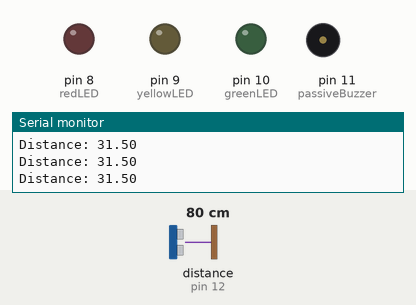
Recording of a sketch running on a simulated Arduino Uno, built with avr-gcc and run on an emulated ATmega328P. Shown: output pins drawn as LEDs (lit = HIGH), buzzer (waves = sounding), the last lines printed to the serial monitor. Wiring (inferred from the names in the program): ultrasonic range finder: trigger pin 13; echo pin 12. Inputs (shaded band) come from the test bench; at power-on: distance to the obstacle (sensor on pin 12) 80 cm. The echo pulse lasts 58.3 µs per cm; pins used as bus, display or sensor lines are not drawn.

Above: at 1.2 s.
1.3 s: distance to the obstacle (sensor on pin 12) set to 33 cm
2.8 s: distance to the obstacle (sensor on pin 12) set to 27 cm
At 3.1 s:
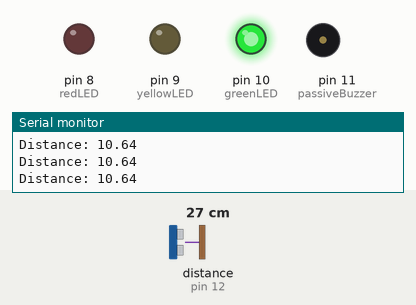
4.3 s: distance to the obstacle (sensor on pin 12) set to 23 cm
5.8 s: distance to the obstacle (sensor on pin 12) set to 18 cm
At 6.6 s:
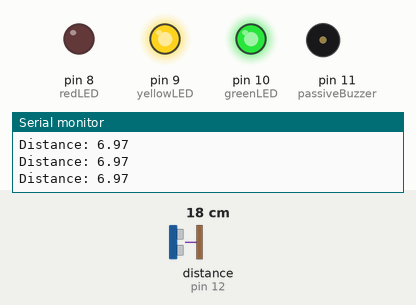
7.3 s: distance to the obstacle (sensor on pin 12) set to 12 cm
8.8 s: distance to the obstacle (sensor on pin 12) set to 9 cm
At 10.1 s:
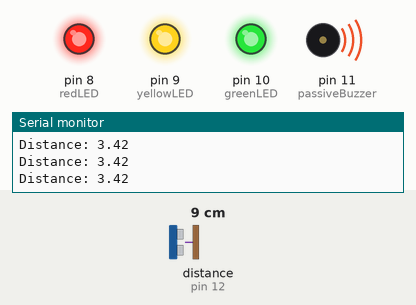
Timing chart, 0 to 11.3 s (numbered marks = the images above; inputs shaded):
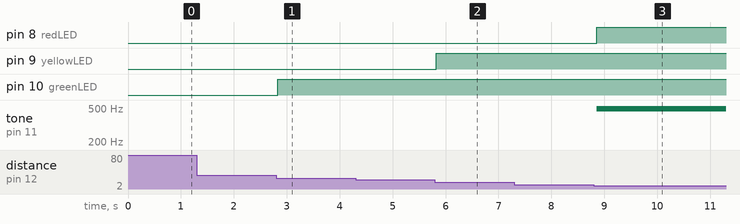

Measured:
- the behaviour switches between 31 and 30 cm on distance to the obstacle (sensor on pin 12) (found by bisection; images 0 and 1)
- the behaviour switches between 21 and 20 cm on distance to the obstacle (sensor on pin 12) (found by bisection; images 1 and 2)
- the behaviour switches between 11 and 10 cm on distance to the obstacle (sensor on pin 12) (found by bisection; images 2 and 3)
- after the input at 2.8 s, pin 10 (greenLED): LOW → HIGH at once
- after the input at 5.8 s, pin 9 (yellowLED): LOW → HIGH at once
- after the input at 8.8 s, pin 8 (redLED): LOW → HIGH after 0.06 s; tone on pin 11 (passiveBuzzer): silent → 490 Hz after 0.06 s

The sketch:

Proximity_Sensor_Prototype_Code.ino
```cpp
 //this is where i initialize all the components to the pins of the arduino
  const int trigPin = 13;
  const int echoPin = 12;

  const int passiveBuzzer = 11; //passiveBuzzers make noise from DC current

  //LEDs
  const int greenLED = 10;
  const int yellowLED = 9;
  const int redLED = 8;

  long duration;
  double distance;

  double maxDistance = 12;// in inches how far we want our sensor to detect. So it doesn't detect stuff that isn't related

  //i need to volume control my buzzer
  const uint8_t buzzerLevel = 60; //60 for more quiet

void setup() {
  // put your setup code here, to run once:
//the set up is used to set up pin output and inputs, serial communication, and sensor initialization(basically im setting up what role each pin will play)

//pinMode(pin, mode) function configures a specific pin to behave as either input(reads a signal from a button or sensor), output(send a signal-> like turning on LED or motor). Just thnk input reads the signal from sensor and output will activate ensor
//digitalRead() allows the pin voltage of the input to be read
//digitalWrite(pin, value) sets an output pin to either high(turns LED on) or low(turns LED 0ff)


//so essentially pinMode(13, output) will send a signal to the component
//pinMode(13, input) will read a signal from the component

// yoiu can use digital read by doing int state = digitalRead(pin). So essentially digital read reads the voltage of that pin. so either high or low. We can use that to make if conditions.
//digital write is used to send a signal(voltage)( out of a pin that you set as output). so digitalWrite(pin, high)-> sends 5V (turning something on), digitalWrite(pin, low) sends 0V meaning turning something off

//NOTE BIGGEST THING IS IF ITS OUTPUT I SEND VOLTAGE FROM THAT PIN TO COMPONENT. IF ITS INPUT I DONT SEND ANY VOLTAGE. ICCCCCCCC*******

pinMode(trigPin, OUTPUT); //so basically pin 13 will send signal to component to trigger the motion sensor essentially
pinMode(echoPin, INPUT); //echo is the wave that comes back representing how long the sound wave took to return
pinMode(passiveBuzzer, OUTPUT); //output because we want to activate it(send voltage to it)
pinMode(greenLED, OUTPUT);
pinMode(yellowLED, OUTPUT);
pinMode(redLED, OUTPUT);

//setting all components to start off basicallyu setting the default
analogWrite(passiveBuzzer, 0); //buzzer off
digitalWrite(greenLED, LOW);
digitalWrite(redLED, LOW);
digitalWrite(yellowLED, LOW);
//so basically this starts the communication between the arduino and the computer. 9600 is the bit rate so the speed the computer and the arduino are talking to eachother. That number is set so they talk at the same rate
Serial.begin(9600);
//u need this every time


//now digital write-> now im setting pins to either high or low

}

void loop() {
  digitalWrite(trigPin, LOW);
  delayMicroseconds(2);

  digitalWrite(trigPin, HIGH);
  delayMicroseconds(10);
  digitalWrite(trigPin, LOW);

  // Add a timeout so no-echo doesn't look like 0 inches


  /*Here is where we made the change !!! so initially when it didn't detect anything, the system would do 0 inches.
  which is less than 12 so it would start flickering. SO what we did was add a time out
  so if no echo within 30 ms-> pulseIn stops and returns 0. So if duration returns as 0, we just treat it as a huge numhber so far away.
  NICEEE wowww


  */
  duration = pulseIn(echoPin, HIGH, 30000); // 30,000 us = 30 ms

  if (duration == 0) {
    // No echo -> treat as "far away" so LEDs/buzzer stay off
    distance = 1e6; // any huge number works
  } else {
    // Convert normally
    distance = (duration * 0.0343 / 2.0) / 2.54; // cm -> inches
  }

  // light up based on distance (unchanged)
  if(distance < maxDistance)
    digitalWrite(greenLED, HIGH);
  else
    digitalWrite(greenLED, LOW);

  if(distance < maxDistance * 0.66)
    digitalWrite(yellowLED, HIGH);
  else
    digitalWrite(yellowLED, LOW);

  if(distance < maxDistance * 0.33) {
    digitalWrite(redLED, HIGH);
    analogWrite(passiveBuzzer, buzzerLevel);
  } else {
    digitalWrite(redLED, LOW);
    analogWrite(passiveBuzzer, 0);
  }

  Serial.print("Distance: ");
  if (duration == 0) Serial.println("No echo");
  else              Serial.println(distance);

  // (Optional but helpful) small settle time
  delay(60);
}
```
